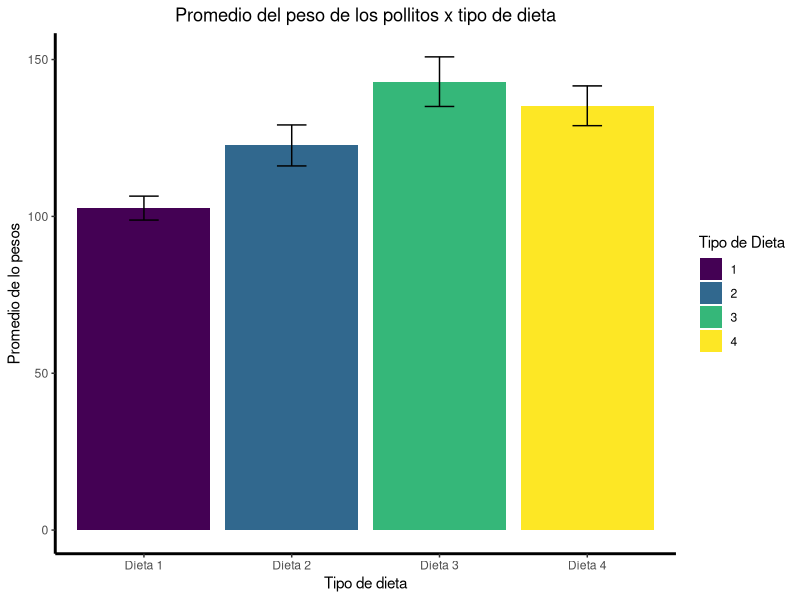

Source code (R):
## ---- chunk 1
data("ChickWeight")
head(ChickWeight)
## ---- chunk 2
library(ggplot2)
library(plyr)
library(viridis)
## ---- chunk 3
pxd <- ddply(ChickWeight, c("Diet"), summarize,
             N=length(weight),
             mean_p = mean(weight),
             sd = sd(weight),
             se = sd/sqrt(N))
pxd
## ---- chunk 4
grafica1 <- ggplot(data = pxd, 
                   aes( x = Diet, y = mean_p, fill = Diet)) +
  geom_bar(stat = "identity", position = position_dodge()) +
  geom_errorbar(aes(ymin=mean_p-se, ymax=mean_p+se), width=.2,
                 position=position_dodge(.9)) +
  labs(y = "Promedio de lo pesos", x = "Tipo de dieta", fill="Tipo de Dieta") +
  ggtitle("Promedio del peso de los pollitos x tipo de dieta") +
  theme(plot.title = element_text(hjust = 0.5))+
  theme(panel.background = element_rect(fill = "white"), 
        axis.line = element_line(colour = "black", size = 1)) +
  scale_fill_viridis(discrete = T) +
  scale_x_discrete(labels =c("1"="Dieta 1", "2"="Dieta 2", "3"="Dieta 3",
                             "4"="Dieta 4"))
png("grafica1.png")
plot(grafica1)
dev.off()
